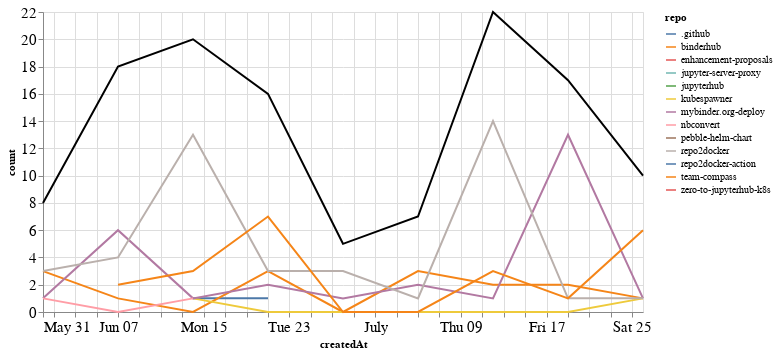

The cell this chart's notebook holds for it:
### Markdown cell above
## Comments

### Code cell
comments_time = comments.groupby('repo').resample('W', on='createdAt').count()['author'].reset_index()
comments_time = comments_time.rename(columns={'author': 'count'})
comments_time_total = comments_time.groupby('createdAt').agg({"count": "sum"}).reset_index()
ch1 = alt.Chart(comments_time, width=600).mark_line().encode(
    x='createdAt',
    y='count',
    color='repo',
    tooltip="repo"
)

ch2 = alt.Chart(comments_time_total, width=600).mark_line(color="black").encode(
    x='createdAt',
    y='count',
)

ch1 + ch2

### Figure 1 — Vega-Lite specification as saved in the notebook (floating-point values rounded to 4 significant figures)
{"config": {"axisLeft": {"labelFontSize": 15}, "axisBottom": {"labelFontSize": 15}}, "layer": [{"data": {"name": "data-bfa5c4436ac86e47c930a2ec3b66d04e"}, "mark": "line", "encoding": {"color": {"type": "nominal", "field": "repo"}, "tooltip": {"type": "nominal", "field": "repo"}, "x": {"type": "temporal", "field": "createdAt"}, "y": {"type": "quantitative", "field": "count"}}, "width": 600}, {"data": {"name": "data-b513e2ccc56fd0def4d1f41617f9fd59"}, "mark": {"type": "line", "color": "black"}, "encoding": {"x": {"type": "temporal", "field": "createdAt"}, "y": {"type": "quantitative", "field": "count"}}, "width": 600}], "$schema": "https://vega.github.io/schema/vega-lite/v4.8.1.json", "datasets": {"data-bfa5c4436ac86e47c930a2ec3b66d04e": [{"repo": ".github", "createdAt": "2020-06-14T00:00:00", "count": 1}, {"repo": ".github", "createdAt": "2020-06-21T00:00:00", "count": 1}, {"repo": "binderhub", "createdAt": "2020-05-31T00:00:00", "count": 3}, {"repo": "binderhub", "createdAt": "2020-06-07T00:00:00", "count": 1}, {"repo": "binderhub", "createdAt": "2020-06-14T00:00:00", "count": 0}, {"repo": "binderhub", "createdAt": "2020-06-21T00:00:00", "count": 3}, {"repo": "binderhub", "createdAt": "2020-06-28T00:00:00", "count": 0}, {"repo": "binderhub", "createdAt": "2020-07-05T00:00:00", "count": 3}, {"repo": "binderhub", "createdAt": "2020-07-12T00:00:00", "count": 2}, {"repo": "binderhub", "createdAt": "2020-07-19T00:00:00", "count": 2}, {"repo": "binderhub", "createdAt": "2020-07-26T00:00:00", "count": 1}, {"repo": "enhancement-proposals", "createdAt": "2020-07-12T00:00:00", "count": 2}, {"repo": "jupyter-server-proxy", "createdAt": "2020-07-05T00:00:00", "count": 1}, {"repo": "jupyterhub", "createdAt": "2020-06-07T00:00:00", "count": 1}, {"repo": "kubespawner", "createdAt": "2020-06-14T00:00:00", "count": 1}, {"repo": "kubespawner", "createdAt": "2020-06-21T00:00:00", "count": 0}, {"repo": "kubespawner", "createdAt": "2020-06-28T00:00:00", "count": 0}, {"repo": "kubespawner", "createdAt": "2020-07-05T00:00:00", "count": 0}, {"repo": "kubespawner", "createdAt": "2020-07-12T00:00:00", "count": 0}, {"repo": "kubespawner", "createdAt": "2020-07-19T00:00:00", "count": 0}, {"repo": "kubespawner", "createdAt": "2020-07-26T00:00:00", "count": 1}, {"repo": "mybinder.org-deploy", "createdAt": "2020-05-31T00:00:00", "count": 1}, {"repo": "mybinder.org-deploy", "createdAt": "2020-06-07T00:00:00", "count": 6}, {"repo": "mybinder.org-deploy", "createdAt": "2020-06-14T00:00:00", "count": 1}, {"repo": "mybinder.org-deploy", "createdAt": "2020-06-21T00:00:00", "count": 2}, {"repo": "mybinder.org-deploy", "createdAt": "2020-06-28T00:00:00", "count": 1}, {"repo": "mybinder.org-deploy", "createdAt": "2020-07-05T00:00:00", "count": 2}, {"repo": "mybinder.org-deploy", "createdAt": "2020-07-12T00:00:00", "count": 1}, {"repo": "mybinder.org-deploy", "createdAt": "2020-07-19T00:00:00", "count": 13}, {"repo": "mybinder.org-deploy", "createdAt": "2020-07-26T00:00:00", "count": 1}, {"repo": "nbconvert", "createdAt": "2020-05-31T00:00:00", "count": 1}, {"repo": "nbconvert", "createdAt": "2020-06-07T00:00:00", "count": 0}, {"repo": "nbconvert", "createdAt": "2020-06-14T00:00:00", "count": 1}, {"repo": "pebble-helm-chart", "createdAt": "2020-06-07T00:00:00", "count": 1}, {"repo": "repo2docker", "createdAt": "2020-05-31T00:00:00", "count": 3}, {"repo": "repo2docker", "createdAt": "2020-06-07T00:00:00", "count": 4}, {"repo": "repo2docker", "createdAt": "2020-06-14T00:00:00", "count": 13}, {"repo": "repo2docker", "createdAt": "2020-06-21T00:00:00", "count": 3}, {"repo": "repo2docker", "createdAt": "2020-06-28T00:00:00", "count": 3}, {"repo": "repo2docker", "createdAt": "2020-07-05T00:00:00", "count": 1}, {"repo": "repo2docker", "createdAt": "2020-07-12T00:00:00", "count": 14}, {"repo": "repo2docker", "createdAt": "2020-07-19T00:00:00", "count": 1}, {"repo": "repo2docker", "createdAt": "2020-07-26T00:00:00", "count": 1}, {"repo": "repo2docker-action", "createdAt": "2020-06-28T00:00:00", "count": 1}, {"repo": "team-compass", "createdAt": "2020-06-07T00:00:00", "count": 2}, {"repo": "team-compass", "createdAt": "2020-06-14T00:00:00", "count": 3}, {"repo": "team-compass", "createdAt": "2020-06-21T00:00:00", "count": 7}, {"repo": "team-compass", "createdAt": "2020-06-28T00:00:00", "count": 0}, {"repo": "team-compass", "createdAt": "2020-07-05T00:00:00", "count": 0}, {"repo": "team-compass", "createdAt": "2020-07-12T00:00:00", "count": 3}, {"repo": "team-compass", "createdAt": "2020-07-19T00:00:00", "count": 1}, {"repo": "team-compass", "createdAt": "2020-07-26T00:00:00", "count": 6}, {"repo": "zero-to-jupyterhub-k8s", "createdAt": "2020-06-07T00:00:00", "count": 3}], "data-b513e2ccc56fd0def4d1f41617f9fd59": [{"createdAt": "2020-05-31T00:00:00", "count": 8}, {"createdAt": "2020-06-07T00:00:00", "count": 18}, {"createdAt": "2020-06-14T00:00:00", "count": 20}, {"createdAt": "2020-06-21T00:00:00", "count": 16}, {"createdAt": "2020-06-28T00:00:00", "count": 5}, {"createdAt": "2020-07-05T00:00:00", "count": 7}, {"createdAt": "2020-07-12T00:00:00", "count": 22}, {"createdAt": "2020-07-19T00:00:00", "count": 17}, {"createdAt": "2020-07-26T00:00:00", "count": 10}]}}
